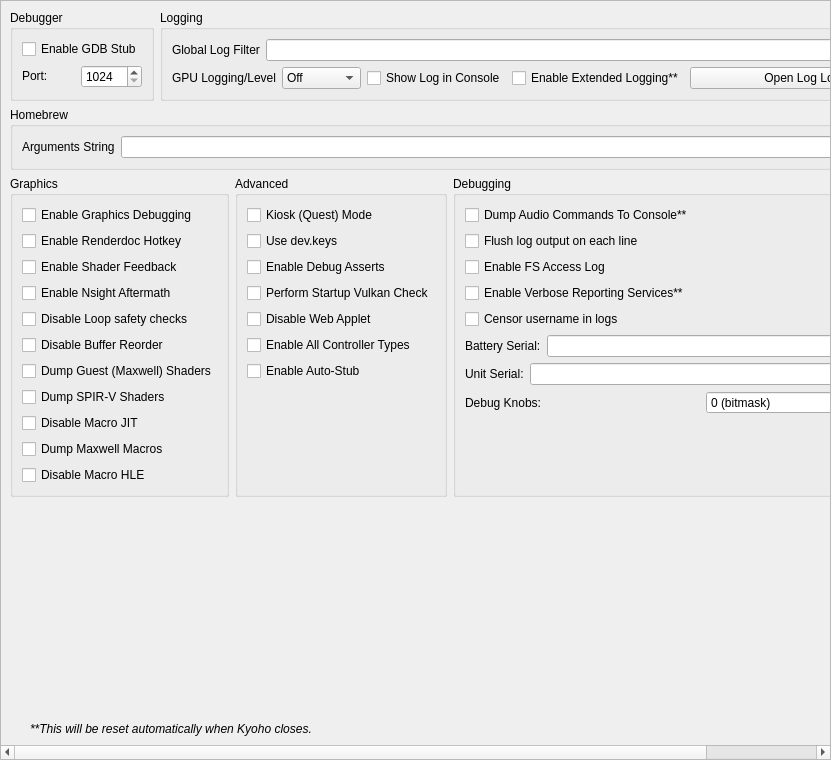
<?xml version="1.0" encoding="UTF-8"?>
<ui version="4.0">
 <class>ConfigureDebug</class>
 <widget class="QScrollArea" name="ConfigureDebug">
  <property name="geometry">
   <rect>
    <x>0</x>
    <y>0</y>
    <width>831</width>
    <height>760</height>
   </rect>
  </property>
  <property name="widgetResizable">
   <bool>true</bool>
  </property>
  <widget class="QWidget" name="widget">
   <property name="geometry">
    <rect>
     <x>0</x>
     <y>0</y>
     <width>829</width>
     <height>758</height>
    </rect>
   </property>
   <layout class="QVBoxLayout" name="verticalLayout_1">
    <item>
     <layout class="QHBoxLayout" name="horizontalLayout">
      <property name="topMargin">
       <number>0</number>
      </property>
      <item>
       <widget class="QGroupBox" name="groupBox">
        <property name="sizePolicy">
         <sizepolicy hsizetype="Preferred" vsizetype="Preferred">
          <horstretch>0</horstretch>
          <verstretch>0</verstretch>
         </sizepolicy>
        </property>
        <property name="title">
         <string>Debugger</string>
        </property>
        <property name="alignment">
         <set>Qt::AlignmentFlag::AlignLeading|Qt::AlignmentFlag::AlignLeft|Qt::AlignmentFlag::AlignTop</set>
        </property>
        <property name="flat">
         <bool>false</bool>
        </property>
        <property name="checkable">
         <bool>false</bool>
        </property>
        <layout class="QVBoxLayout" name="verticalLayout_3">
         <item>
          <widget class="QWidget" name="debug_widget" native="true">
           <property name="sizePolicy">
            <sizepolicy hsizetype="Preferred" vsizetype="Maximum">
             <horstretch>0</horstretch>
             <verstretch>0</verstretch>
            </sizepolicy>
           </property>
           <layout class="QVBoxLayout" name="verticalLayout">
            <property name="sizeConstraint">
             <enum>QLayout::SizeConstraint::SetDefaultConstraint</enum>
            </property>
            <property name="leftMargin">
             <number>0</number>
            </property>
            <property name="topMargin">
             <number>0</number>
            </property>
            <property name="rightMargin">
             <number>0</number>
            </property>
            <property name="bottomMargin">
             <number>0</number>
            </property>
            <item>
             <widget class="QCheckBox" name="toggle_gdbstub">
              <property name="sizePolicy">
               <sizepolicy hsizetype="Maximum" vsizetype="Maximum">
                <horstretch>0</horstretch>
                <verstretch>0</verstretch>
               </sizepolicy>
              </property>
              <property name="text">
               <string>Enable GDB Stub</string>
              </property>
             </widget>
            </item>
            <item>
             <widget class="QWidget" name="horizontalWidget_3" native="true">
              <property name="sizePolicy">
               <sizepolicy hsizetype="Preferred" vsizetype="Maximum">
                <horstretch>0</horstretch>
                <verstretch>0</verstretch>
               </sizepolicy>
              </property>
              <layout class="QHBoxLayout" name="horizontalLayout_3">
               <property name="leftMargin">
                <number>0</number>
               </property>
               <property name="topMargin">
                <number>0</number>
               </property>
               <property name="rightMargin">
                <number>0</number>
               </property>
               <property name="bottomMargin">
                <number>0</number>
               </property>
               <item>
                <widget class="QLabel" name="label_11">
                 <property name="sizePolicy">
                  <sizepolicy hsizetype="Minimum" vsizetype="Maximum">
                   <horstretch>0</horstretch>
                   <verstretch>0</verstretch>
                  </sizepolicy>
                 </property>
                 <property name="text">
                  <string>Port:</string>
                 </property>
                </widget>
               </item>
               <item>
                <widget class="QSpinBox" name="gdbport_spinbox">
                 <property name="sizePolicy">
                  <sizepolicy hsizetype="Preferred" vsizetype="Maximum">
                   <horstretch>0</horstretch>
                   <verstretch>0</verstretch>
                  </sizepolicy>
                 </property>
                 <property name="minimum">
                  <number>1024</number>
                 </property>
                 <property name="maximum">
                  <number>65535</number>
                 </property>
                </widget>
               </item>
              </layout>
             </widget>
            </item>
           </layout>
          </widget>
         </item>
        </layout>
       </widget>
      </item>
      <item>
       <widget class="QGroupBox" name="groupBox_2">
        <property name="sizePolicy">
         <sizepolicy hsizetype="Expanding" vsizetype="Preferred">
          <horstretch>0</horstretch>
          <verstretch>0</verstretch>
         </sizepolicy>
        </property>
        <property name="title">
         <string>Logging</string>
        </property>
        <layout class="QGridLayout" name="gridLayout_1">
         <item row="0" column="0" colspan="4">
          <widget class="QWidget" name="logging_widget" native="true">
           <property name="sizePolicy">
            <sizepolicy hsizetype="Preferred" vsizetype="Maximum">
             <horstretch>0</horstretch>
             <verstretch>0</verstretch>
            </sizepolicy>
           </property>
           <layout class="QHBoxLayout" name="horizontalLayout_1">
            <property name="leftMargin">
             <number>0</number>
            </property>
            <property name="topMargin">
             <number>0</number>
            </property>
            <property name="rightMargin">
             <number>0</number>
            </property>
            <property name="bottomMargin">
             <number>0</number>
            </property>
            <item>
             <widget class="QLabel" name="label_1">
              <property name="sizePolicy">
               <sizepolicy hsizetype="Preferred" vsizetype="Preferred">
                <horstretch>0</horstretch>
                <verstretch>0</verstretch>
               </sizepolicy>
              </property>
              <property name="text">
               <string>Global Log Filter</string>
              </property>
             </widget>
            </item>
            <item>
             <widget class="QLineEdit" name="log_filter_edit"/>
            </item>
           </layout>
          </widget>
         </item>
         <item row="1" column="0">
          <widget class="QWidget" name="gpu_log_level_widget" native="true">
           <property name="sizePolicy">
            <sizepolicy hsizetype="Preferred" vsizetype="Maximum">
             <horstretch>0</horstretch>
             <verstretch>0</verstretch>
            </sizepolicy>
           </property>
           <layout class="QHBoxLayout" name="gpu_log_level_layout">
            <property name="leftMargin">
             <number>0</number>
            </property>
            <property name="topMargin">
             <number>0</number>
            </property>
            <property name="rightMargin">
             <number>0</number>
            </property>
            <property name="bottomMargin">
             <number>0</number>
            </property>
            <item>
             <widget class="QLabel" name="gpu_log_level_label">
              <property name="text">
               <string>GPU Logging/Level</string>
              </property>
             </widget>
            </item>
            <item>
             <widget class="QComboBox" name="gpu_log_level">
              <property name="toolTip">
               <string>Detail level for GPU logs. Off disables logging entirely.</string>
              </property>
              <item>
               <property name="text">
                <string>Off</string>
               </property>
              </item>
              <item>
               <property name="text">
                <string>Errors</string>
               </property>
              </item>
              <item>
               <property name="text">
                <string>Standard</string>
               </property>
              </item>
              <item>
               <property name="text">
                <string>Verbose</string>
               </property>
              </item>
              <item>
               <property name="text">
                <string>All</string>
               </property>
              </item>
             </widget>
            </item>
           </layout>
          </widget>
         </item>
         <item row="1" column="1">
          <widget class="QCheckBox" name="toggle_console">
           <property name="text">
            <string>Show Log in Console</string>
           </property>
          </widget>
         </item>
         <item row="1" column="2">
          <widget class="QCheckBox" name="extended_logging">
           <property name="enabled">
            <bool>true</bool>
           </property>
           <property name="toolTip">
            <string>When checked, the max size of the log increases from 100 MB to 1 GB</string>
           </property>
           <property name="text">
            <string>Enable Extended Logging**</string>
           </property>
          </widget>
         </item>
         <item row="1" column="3">
          <widget class="QPushButton" name="open_log_button">
           <property name="sizePolicy">
            <sizepolicy hsizetype="Expanding" vsizetype="Maximum">
             <horstretch>1</horstretch>
             <verstretch>0</verstretch>
            </sizepolicy>
           </property>
           <property name="minimumSize">
            <size>
             <width>250</width>
             <height>0</height>
            </size>
           </property>
           <property name="text">
            <string>Open Log Location</string>
           </property>
          </widget>
         </item>
        </layout>
       </widget>
      </item>
     </layout>
    </item>
    <item>
     <widget class="QGroupBox" name="groupBox_3">
      <property name="title">
       <string>Homebrew</string>
      </property>
      <layout class="QVBoxLayout" name="verticalLayout_5">
       <item>
        <layout class="QHBoxLayout" name="horizontalLayout_4">
         <item>
          <widget class="QLabel" name="label_3">
           <property name="text">
            <string>Arguments String</string>
           </property>
          </widget>
         </item>
         <item>
          <widget class="QLineEdit" name="homebrew_args_edit"/>
         </item>
        </layout>
       </item>
      </layout>
     </widget>
    </item>
    <item>
     <layout class="QHBoxLayout" name="horizontalLayout_2">
      <item>
       <widget class="QGroupBox" name="groupBox_4">
        <property name="title">
         <string>Graphics</string>
        </property>
        <layout class="QGridLayout" name="gridLayout_2">
         <item row="4" column="0">
          <widget class="QCheckBox" name="disable_loop_safety_checks">
           <property name="toolTip">
            <string>When checked, it executes shaders without loop logic changes</string>
           </property>
           <property name="text">
            <string>Disable Loop safety checks</string>
           </property>
          </widget>
         </item>
         <item row="9" column="0">
          <widget class="QCheckBox" name="dump_macros">
           <property name="enabled">
            <bool>true</bool>
           </property>
           <property name="toolTip">
            <string>When checked, it will dump all the macro programs of the GPU</string>
           </property>
           <property name="text">
            <string>Dump Maxwell Macros</string>
           </property>
          </widget>
         </item>
         <item row="3" column="0">
          <widget class="QCheckBox" name="enable_nsight_aftermath">
           <property name="toolTip">
            <string>When checked, it enables Nsight Aftermath crash dumps</string>
           </property>
           <property name="text">
            <string>Enable Nsight Aftermath</string>
           </property>
          </widget>
         </item>
         <item row="6" column="0">
          <widget class="QCheckBox" name="dump_guest_shaders">
           <property name="enabled">
            <bool>true</bool>
           </property>
           <property name="toolTip">
            <string>When checked, it will dump original Maxwell guest shader bytecode (the input to the recompiler) as .ash files under DumpDir/shaders/. Useful for inspection with nvdisasm.</string>
           </property>
           <property name="text">
            <string>Dump Guest (Maxwell) Shaders</string>
           </property>
          </widget>
         </item>
         <item row="1" column="0">
          <widget class="QCheckBox" name="enable_renderdoc_hotkey">
           <property name="text">
            <string>Enable Renderdoc Hotkey</string>
           </property>
          </widget>
         </item>
         <item row="8" column="0">
          <widget class="QCheckBox" name="disable_macro_jit">
           <property name="enabled">
            <bool>true</bool>
           </property>
           <property name="toolTip">
            <string>When checked, it disables the macro Just In Time compiler. Enabling this makes games run slower</string>
           </property>
           <property name="text">
            <string>Disable Macro JIT</string>
           </property>
          </widget>
         </item>
         <item row="10" column="0">
          <widget class="QCheckBox" name="disable_macro_hle">
           <property name="enabled">
            <bool>true</bool>
           </property>
           <property name="toolTip">
            <string>When checked, it disables the macro HLE functions. Enabling this makes games run slower</string>
           </property>
           <property name="text">
            <string>Disable Macro HLE</string>
           </property>
          </widget>
         </item>
         <item row="0" column="0">
          <widget class="QCheckBox" name="enable_graphics_debugging">
           <property name="enabled">
            <bool>true</bool>
           </property>
           <property name="toolTip">
            <string>When checked, the graphics API enters a slower debugging mode</string>
           </property>
           <property name="text">
            <string>Enable Graphics Debugging</string>
           </property>
          </widget>
         </item>
         <item row="11" column="0">
          <spacer name="verticalSpacer_5">
           <property name="orientation">
            <enum>Qt::Orientation::Vertical</enum>
           </property>
           <property name="sizeType">
            <enum>QSizePolicy::Policy::Preferred</enum>
           </property>
           <property name="sizeHint" stdset="0">
            <size>
             <width>20</width>
             <height>0</height>
            </size>
           </property>
          </spacer>
         </item>
         <item row="2" column="0">
          <widget class="QCheckBox" name="enable_shader_feedback">
           <property name="toolTip">
            <string>When checked, yuzu will log statistics about the compiled pipeline cache</string>
           </property>
           <property name="text">
            <string>Enable Shader Feedback</string>
           </property>
          </widget>
         </item>
         <item row="5" column="0">
          <widget class="QCheckBox" name="disable_buffer_reorder">
           <property name="toolTip">
            <string>&lt;html&gt;&lt;head/&gt;&lt;body&gt;&lt;p&gt;When checked, disables reordering of mapped memory uploads which allows to associate uploads with specific draws. May reduce performance in some cases.&lt;/p&gt;&lt;/body&gt;&lt;/html&gt;</string>
           </property>
           <property name="text">
            <string>Disable Buffer Reorder</string>
           </property>
          </widget>
         </item>
         <item row="7" column="0">
          <widget class="QCheckBox" name="gpu_log_shader_dumps">
           <property name="toolTip">
            <string>When checked, it will dump the recompiler's output SPIR-V binaries (.spv) under LogDir/shaders/. Inspect via SPIRV-Tools (spirv-dis / spirv-cross / spirv-val) or RenderDoc.</string>
           </property>
           <property name="text">
            <string>Dump SPIR-V Shaders</string>
           </property>
          </widget>
         </item>
        </layout>
       </widget>
      </item>
      <item>
       <widget class="QGroupBox" name="groupBox_6">
        <property name="title">
         <string>Advanced</string>
        </property>
        <layout class="QGridLayout" name="gridLayout_4">
         <item row="3" column="0">
          <widget class="QCheckBox" name="perform_vulkan_check">
           <property name="toolTip">
            <string>Enables yuzu to check for a working Vulkan environment when the program starts up. Disable this if this is causing issues with external programs seeing yuzu.</string>
           </property>
           <property name="text">
            <string>Perform Startup Vulkan Check</string>
           </property>
          </widget>
         </item>
         <item row="4" column="0">
          <widget class="QCheckBox" name="disable_web_applet">
           <property name="text">
            <string>Disable Web Applet</string>
           </property>
          </widget>
         </item>
         <item row="5" column="0">
          <widget class="QCheckBox" name="enable_all_controllers">
           <property name="text">
            <string>Enable All Controller Types</string>
           </property>
          </widget>
         </item>
         <item row="6" column="0">
          <widget class="QCheckBox" name="use_auto_stub">
           <property name="text">
            <string>Enable Auto-Stub</string>
           </property>
          </widget>
         </item>
         <item row="0" column="0">
          <widget class="QCheckBox" name="quest_flag">
           <property name="text">
            <string>Kiosk (Quest) Mode</string>
           </property>
          </widget>
         </item>
         <item row="1" column="0">
          <widget class="QCheckBox" name="use_dev_keys">
           <property name="text">
            <string>Use dev.keys</string>
           </property>
          </widget>
         </item>
         <item row="2" column="0">
          <widget class="QCheckBox" name="use_debug_asserts">
           <property name="text">
            <string>Enable Debug Asserts</string>
           </property>
          </widget>
         </item>
         <item row="7" column="0">
          <spacer name="verticalSpacer_4">
           <property name="orientation">
            <enum>Qt::Orientation::Vertical</enum>
           </property>
           <property name="sizeType">
            <enum>QSizePolicy::Policy::Expanding</enum>
           </property>
           <property name="sizeHint" stdset="0">
            <size>
             <width>20</width>
             <height>0</height>
            </size>
           </property>
          </spacer>
         </item>
        </layout>
       </widget>
      </item>
      <item>
       <widget class="QGroupBox" name="groupBox_5">
        <property name="title">
         <string>Debugging</string>
        </property>
        <layout class="QGridLayout" name="gridLayout_3">
         <item row="6" column="0">
          <widget class="QWidget" name="serial_battery_widget" native="true">
           <property name="sizePolicy">
            <sizepolicy hsizetype="Preferred" vsizetype="Maximum">
             <horstretch>0</horstretch>
             <verstretch>0</verstretch>
            </sizepolicy>
           </property>
           <layout class="QHBoxLayout" name="horizontalLayout_11">
            <property name="leftMargin">
             <number>0</number>
            </property>
            <property name="topMargin">
             <number>0</number>
            </property>
            <property name="rightMargin">
             <number>0</number>
            </property>
            <property name="bottomMargin">
             <number>0</number>
            </property>
            <item>
             <widget class="QLabel" name="label_12">
              <property name="sizePolicy">
               <sizepolicy hsizetype="Preferred" vsizetype="Preferred">
                <horstretch>0</horstretch>
                <verstretch>0</verstretch>
               </sizepolicy>
              </property>
              <property name="text">
               <string>Battery Serial:</string>
              </property>
             </widget>
            </item>
            <item>
             <widget class="QLineEdit" name="serial_battery_edit"/>
            </item>
           </layout>
          </widget>
         </item>
         <item row="8" column="0">
          <widget class="QWidget" name="debug_knobs_widget" native="true">
           <property name="sizePolicy">
            <sizepolicy hsizetype="Preferred" vsizetype="Maximum">
             <horstretch>0</horstretch>
             <verstretch>0</verstretch>
            </sizepolicy>
           </property>
           <layout class="QHBoxLayout" name="horizontalLayout_debug_knobs">
            <property name="leftMargin">
             <number>0</number>
            </property>
            <property name="topMargin">
             <number>0</number>
            </property>
            <property name="rightMargin">
             <number>0</number>
            </property>
            <property name="bottomMargin">
             <number>0</number>
            </property>
            <item>
             <widget class="QLabel" name="label_debug_knobs">
              <property name="sizePolicy">
               <sizepolicy hsizetype="Preferred" vsizetype="Preferred">
                <horstretch>0</horstretch>
                <verstretch>0</verstretch>
               </sizepolicy>
              </property>
              <property name="text">
               <string>Debug Knobs:</string>
              </property>
             </widget>
            </item>
            <item>
             <widget class="QSpinBox" name="debug_knobs_spinbox">
              <property name="minimum">
               <number>0</number>
              </property>
              <property name="maximum">
               <number>65535</number>
              </property>
              <property name="toolTip">
               <string>Bitmask for quick development toggles</string>
              </property>
              <property name="statusTip">
               <string>Set debug knobs (bitmask)</string>
              </property>
              <property name="whatsThis">
               <string>16-bit debug knob set for quick development toggles</string>
              </property>
              <property name="suffix">
               <string> (bitmask)</string>
              </property>
             </widget>
            </item>
           </layout>
          </widget>
         </item>
         <item row="7" column="0">
          <widget class="QWidget" name="serial_board_widget" native="true">
           <property name="sizePolicy">
            <sizepolicy hsizetype="Preferred" vsizetype="Maximum">
             <horstretch>0</horstretch>
             <verstretch>0</verstretch>
            </sizepolicy>
           </property>
           <layout class="QHBoxLayout" name="horizontalLayout_12">
            <property name="leftMargin">
             <number>0</number>
            </property>
            <property name="topMargin">
             <number>0</number>
            </property>
            <property name="rightMargin">
             <number>0</number>
            </property>
            <property name="bottomMargin">
             <number>0</number>
            </property>
            <item>
             <widget class="QLabel" name="label_13">
              <property name="sizePolicy">
               <sizepolicy hsizetype="Preferred" vsizetype="Preferred">
                <horstretch>0</horstretch>
                <verstretch>0</verstretch>
               </sizepolicy>
              </property>
              <property name="text">
               <string>Unit Serial:</string>
              </property>
             </widget>
            </item>
            <item>
             <widget class="QLineEdit" name="serial_board_edit"/>
            </item>
           </layout>
          </widget>
         </item>
         <item row="20" column="0">
          <spacer name="verticalSpacer_3">
           <property name="orientation">
            <enum>Qt::Orientation::Vertical</enum>
           </property>
           <property name="sizeType">
            <enum>QSizePolicy::Policy::Expanding</enum>
           </property>
           <property name="sizeHint" stdset="0">
            <size>
             <width>20</width>
             <height>0</height>
            </size>
           </property>
          </spacer>
         </item>
         <item row="1" column="0">
          <widget class="QCheckBox" name="dump_audio_commands">
           <property name="toolTip">
            <string>Enable this to output the latest generated audio command list to the console. Only affects games using the audio renderer.</string>
           </property>
           <property name="text">
            <string>Dump Audio Commands To Console**</string>
           </property>
          </widget>
         </item>
         <item row="2" column="0">
          <widget class="QCheckBox" name="flush_line">
           <property name="text">
            <string>Flush log output on each line</string>
           </property>
          </widget>
         </item>
         <item row="3" column="0">
          <widget class="QCheckBox" name="fs_access_log">
           <property name="text">
            <string>Enable FS Access Log</string>
           </property>
          </widget>
         </item>
         <item row="4" column="0">
          <widget class="QCheckBox" name="reporting_services">
           <property name="text">
            <string>Enable Verbose Reporting Services**</string>
           </property>
          </widget>
         </item>
         <item row="5" column="0">
          <widget class="QCheckBox" name="censor_username">
           <property name="text">
            <string>Censor username in logs</string>
           </property>
          </widget>
         </item>
        </layout>
       </widget>
      </item>
     </layout>
    </item>
    <item>
     <spacer name="verticalSpacer">
      <property name="orientation">
       <enum>Qt::Orientation::Vertical</enum>
      </property>
      <property name="sizeHint" stdset="0">
       <size>
        <width>20</width>
        <height>0</height>
       </size>
      </property>
     </spacer>
    </item>
    <item>
     <widget class="QLabel" name="label_5">
      <property name="sizePolicy">
       <sizepolicy hsizetype="Expanding" vsizetype="Preferred">
        <horstretch>0</horstretch>
        <verstretch>0</verstretch>
       </sizepolicy>
      </property>
      <property name="font">
       <font>
        <italic>true</italic>
       </font>
      </property>
      <property name="text">
       <string>**This will be reset automatically when Kyoho closes.</string>
      </property>
      <property name="indent">
       <number>20</number>
      </property>
     </widget>
    </item>
   </layout>
  </widget>
 </widget>
 <tabstops>
  <tabstop>log_filter_edit</tabstop>
  <tabstop>toggle_console</tabstop>
  <tabstop>extended_logging</tabstop>
  <tabstop>open_log_button</tabstop>
  <tabstop>homebrew_args_edit</tabstop>
  <tabstop>enable_graphics_debugging</tabstop>
  <tabstop>enable_shader_feedback</tabstop>
  <tabstop>enable_nsight_aftermath</tabstop>
  <tabstop>fs_access_log</tabstop>
  <tabstop>reporting_services</tabstop>
  <tabstop>quest_flag</tabstop>
  <tabstop>use_debug_asserts</tabstop>
 </tabstops>
 <resources/>
 <connections/>
</ui>
